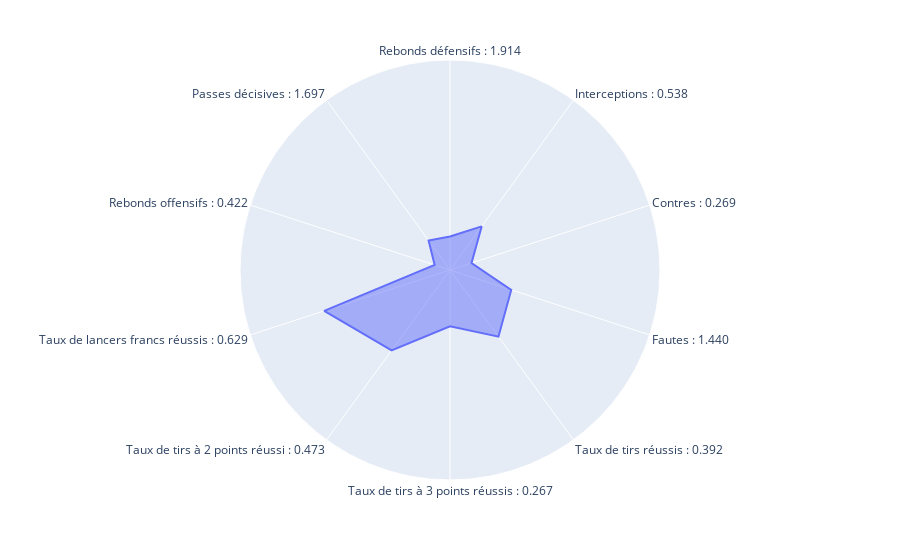

The code cell stored with this chart in its notebook:
### Code cell
# Cellule Profil Arrière_de_tir

#Prétraitements généraux

data_playoffs = pd.read_csv('2021-2022 NBA Player Stats - Playoffs.csv',encoding="latin-1",sep=";")
data_playoffs=data_playoffs.dropna().loc[:,['Pos','DRB','STL','BLK','PF','FG%','3P%','2P%','FT%','ORB','AST']]

#Divisions des données en fonction des postes

pivot = data_playoffs.loc[data_playoffs['Pos'] == 'C']
arriere_de_tir = data_playoffs.loc[data_playoffs['Pos'] == 'SG']
meneur = data_playoffs.loc[data_playoffs['Pos'] == 'PG']
ailier_fort = data_playoffs.loc[data_playoffs['Pos'] == 'PF']
ailier = data_playoffs.loc[data_playoffs['Pos'] == 'SF']

#Calcul des moyennes pour chaque poste
meanspivot={}
meansarriere={}
meansmeneur={}
meansailierf={}
meansailier={}

tableau2=[pivot,arriere_de_tir,meneur,ailier_fort,ailier]
tableau1 = ['DRB','STL','BLK','PF','FG%','3P%','2P%','FT%','ORB','AST']

for i in tableau1:
    meanspivot[i]=str(pivot.loc[:,i].mean())[0:5]
    meansarriere[i]=str(arriere_de_tir.loc[:,i].mean())[0:5]
    meansmeneur[i]=str(meneur.loc[:,i].mean())[0:5]
    meansailierf[i]=str(ailier_fort.loc[:,i].mean())[0:5]
    meansailier[i]=str(ailier.loc[:,i].mean())[0:5]
    
#Normalisation des données

for j in tableau2:
    for i in tableau1:
        j[i]=(j[i]-data_playoffs[i].min())/(data_playoffs[i].max()-data_playoffs[i].min())

#Affichage du graphe

r=arriere_de_tir.select_dtypes(include=['number']).mean()
fig=px.line_polar(arriere_de_tir,r,theta=['Rebonds défensifs : ' + meansarriere['DRB'],'Interceptions : ' + meansarriere['STL'],'Contres : ' + meansarriere['BLK'],'Fautes : ' + meansarriere['PF'],'Taux de tirs réussis : ' + meansarriere['FG%'],'Taux de tirs à 3 points réussis : ' + meansarriere['3P%'],'Taux de tirs à 2 points réussi : ' + meansarriere['2P%'],'Taux de lancers francs réussis : ' + meansarriere['FT%'],'Rebonds offensifs : ' + meansarriere['ORB'],'Passes décisives : ' + meansarriere['AST']],line_close=True)
fig.update_traces(fill='toself')
fig.update_layout(
    polar=dict(
        radialaxis=dict(
            visible=False,
            range=[0, 1]
        )),
    showlegend=False,
)
fig.show()

### Figure 1 — Plotly figure (JSON) as saved in the notebook; plotly's stock layout.template omitted (floating-point values rounded to 4 significant figures)
{"data": [{"fill": "toself", "hovertemplate": "r=%{r}<br>theta=%{theta}<extra></extra>", "legendgroup": "", "line": {"color": "#636efa", "dash": "solid"}, "marker": {"symbol": "circle"}, "mode": "lines", "name": "", "r": [0.1595, 0.2566, 0.1078, 0.3066, 0.3926, 0.2677, 0.4731, 0.6299, 0.07681, 0.1733, 0.1595], "showlegend": false, "subplot": "polar", "theta": ["Rebonds défensifs : 1.914", "Interceptions : 0.538", "Contres : 0.269", "Fautes : 1.440", "Taux de tirs réussis : 0.392", "Taux de tirs à 3 points réussis : 0.267", "Taux de tirs à 2 points réussi : 0.473", "Taux de lancers francs réussis : 0.629", "Rebonds offensifs : 0.422", "Passes décisives : 1.697", "Rebonds défensifs : 1.914"], "type": "scatterpolar"}], "layout": {"legend": {"tracegroupgap": 0}, "margin": {"t": 60}, "polar": {"angularaxis": {"direction": "clockwise", "rotation": 90}, "domain": {"x": [0, 1], "y": [0, 1]}, "radialaxis": {"range": [0, 1], "visible": false}}, "showlegend": false}}
